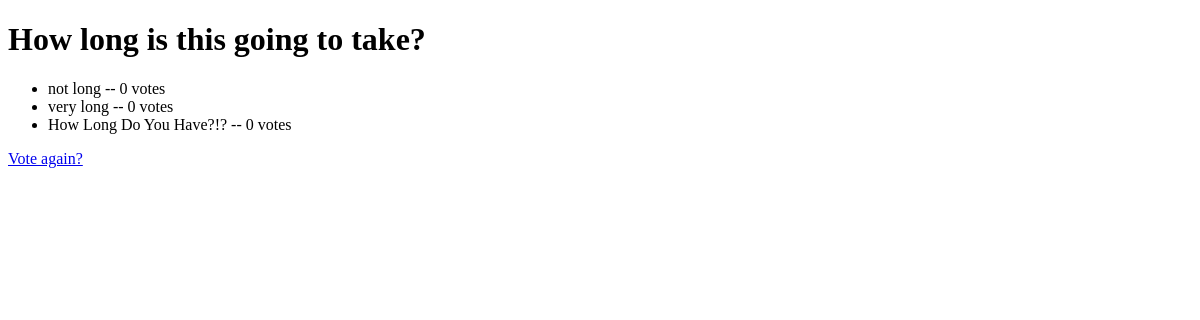
The app's page /polls/3/results/, older data.
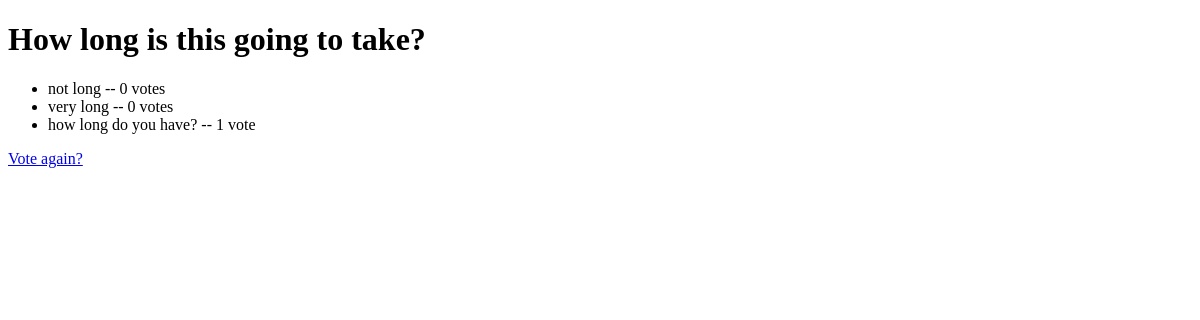
The same page, newer data.
### polls/models.py (models this page shows, shortened)
class Question(models.Model):
    question_text = models.CharField(max_length=200)
    pub_date = models.DateTimeField("date published")

class Choice(models.Model):
    question = models.ForeignKey(Question, on_delete=models.CASCADE)
    choice_text = models.CharField(max_length=200)
    votes = models.IntegerField(default=0)

### polls/views.py (the view)
# urls.py: path("<int:pk>/results/", views.ResultsView.as_view(), name="results"),
class ResultsView(generic.DetailView):
    model = Question
    template_name = "polls/results.html"
    def get_queryset(self):
        return Question.objects.filter(pub_date__lte=timezone.now())

### polls/templates/polls/results.html (shortened to what this page needs)
<!DOCTYPE html>
<html lang="en">
<head>
</head>
<body>
<h1>{{ question.question_text }}</h1>
<ul>
{% for choice in question.choice_set.all %}
    <li>{{ choice.choice_text }} -- {{ choice.votes }} vote{{ choice.votes|pluralize }}</li>
{% endfor %}
</ul>
<a href="{% url 'polls:detail' question.id %}">Vote again?</a>
</body>
</html>

Row changes from the older to the newer data that the page shows:
removed Choice: choice_text "How Long Do You Have?!?", votes "0"
added Choice: choice_text "how long do you have?", votes "1"
